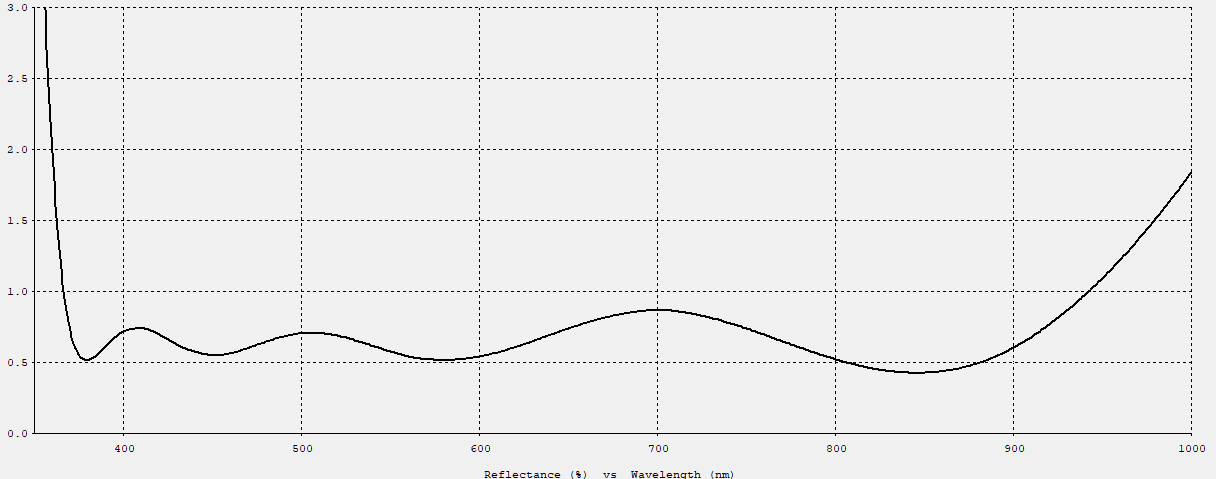
#> input picture assets/transmission/transmission.png, 1216 x 479 px
$ python extract_spectrum.py
#> lines starting #> are read from the running program, lines starting #| are printed output that depends on the picture
#!/usr/bin/env python
"""
Extract transmission spectrum data from a plot image.
This script digitizes the transmission.png plot and saves the values to an ASCII file.
"""

import numpy as np
import cv2
from scipy.ndimage import median_filter
import os


def extract_spectrum_from_image(image_path, output_path):
    """
    Extract spectrum data from a plot image.

    Parameters:
    -----------
    image_path : str
        Path to the input image
    output_path : str
        Path to save the ASCII output file
    """
#> called with image_path = 'assets/transmission/transmission.png', output_path = 'assets/transmission/transmission.txt'
    # Read the image
    img = cv2.imread(image_path)
#> img is the input picture: shape (479, 1216, 3); mean B, G, R 235.6, 235.6, 235.6
    if img is None:
        raise FileNotFoundError(f"Could not read image: {image_path}")

    # Get image dimensions
    height, width = img.shape[:2]
#> height = 479; width = 1216
    print(f"Image size: {width} x {height}")
#| Image size: 1216 x 479

    # Convert to grayscale
    gray = cv2.cvtColor(img, cv2.COLOR_BGR2GRAY)

    # Define the plot area (excluding axis labels)
    # These margins work for typical matplotlib plots
    plot_left = int(width * 0.08)
#> plot_left = 97
    plot_right = int(width * 0.98)
#> plot_right = 1191
    plot_top = int(height * 0.05)
#> plot_top = 23
    plot_bottom = int(height * 0.85)
#> plot_bottom = 407

    # Extract the plot region
    plot_gray = gray[plot_top:plot_bottom, plot_left:plot_right]
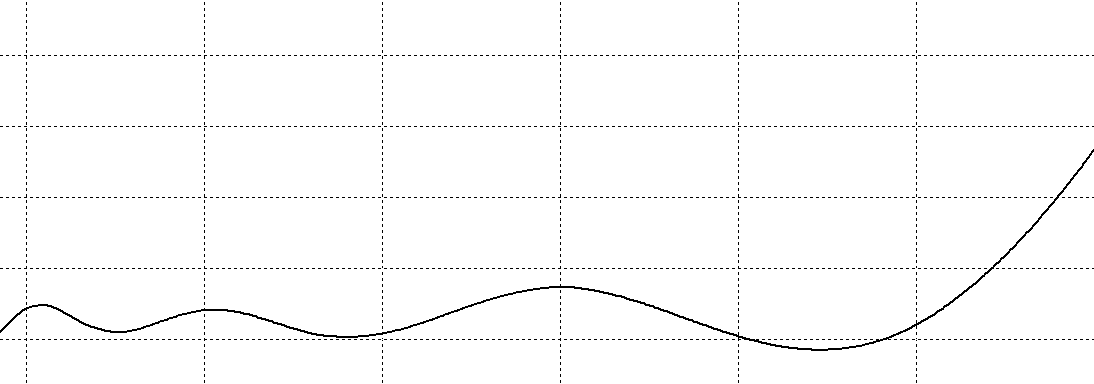
#> plot_gray: shape (384, 1094); values 0 (black) and 240 (white), 98.5% white; black in thin lines or dots
    plot_height, plot_width = plot_gray.shape
#> plot_height = 384; plot_width = 1094

    print(f"Plot area: {plot_width} x {plot_height}")
#| Plot area: 1094 x 384

    # Method: For each column, find the darkest pixel(s)
    # Handle multiple lines by tracking continuity
    x_values = []
    y_values = []

    for x in range(plot_width):
        column = plot_gray[:, x]

        # Find the darkest point(s)
        min_val = np.min(column)

        # Only consider if there's a clear dark feature (line drawn)
        if min_val < 150:
            # Find all pixels within some threshold of the minimum
            dark_mask = column < min_val + 20
            dark_pixels = np.where(dark_mask)[0]

            if len(dark_pixels) > 0:
                # Check if there are multiple distinct clusters (multiple lines)
                if len(dark_pixels) > 1:
                    diffs = np.diff(dark_pixels)
                    gaps = np.where(diffs > 10)[0]

                    if len(gaps) > 0:
                        # Multiple clusters - split and choose best one
                        clusters = np.split(dark_pixels, gaps + 1)

                        if len(y_values) > 0:
                            # Choose cluster closest to last point (continuity)
                            last_y = y_values[-1]
                            best_cluster = min(clusters, key=lambda c: abs(np.mean(c) - last_y))
                        else:
                            # Start with upper cluster (smaller y = higher position)
                            best_cluster = min(clusters, key=lambda c: np.mean(c))

                        y_pos = np.mean(best_cluster)
                    else:
                        y_pos = np.mean(dark_pixels)
                else:
                    y_pos = dark_pixels[0]

                x_values.append(x)
                y_values.append(y_pos)
#> this loop made 1094 passes
#> (diffs, gaps, clusters, last_y, best_cluster, y_pos) on passes 2 to 3: ([71, 71, 71, 61, 1, 1, 8], [0, 1, 2, 3], [[55], [126], [197], [268], [329, 330, 331, 339]], 55, [55], 55), ([71, 71, 71, 60, 1, 1, 9], [0, 1, 2, 3], [[55], [126], [197], [268], [328, 329, 330, 339]], 55, [55], 55)
#> (diffs, gaps, clusters, last_y, y_pos) on passes 7, 8, 9, 13, 14, 15: ([71, 71, 71, 56, 1, 1, 13], [0, 1, 2, 3, 6], [[55], [126], [197], [268], [324, 325, 326], [339]], 326, 325), ([71, 71, 71, 55, 1, 1, 14], [0, 1, 2, 3, 6], [[55], [126], [197], [268], [323, 324, 325], [339]], 325, 324), ([71, 71, 71, 54, 1, 1, 15], [0, 1, 2, 3, 6], [[55], [126], [197], [268], [322, 323, 324], [339]], 324, 323), ([71, 71, 71, 50, 1, 1, 19], [0, 1, 2, 3, 6], [[55], [126], [197], [268], [318, 319, 320], [339]], 320, 319), ([71, 71, 71, 49, 1, 1, 20], [0, 1, 2, 3, 6], [[55], [126], [197], [268], [317, 318, 319], [339]], 319, 318), ([71, 71, 71, 48, 1, 1, 21], [0, 1, 2, 3, 6], [[55], [126], [197], [268], [316, 317, 318], [339]], 318, 317)
#> after the loop, x_values = 1094 values from 0 to 1093; y_values = 1094 values, max 349.5 at index 813, min 55 at index 0, mean 306.7

    x_values = np.array(x_values)
    y_values = np.array(y_values)

    print(f"Extracted {len(x_values)} raw points")
#| Extracted 1094 raw points

    # Apply smoothing to remove noise - but be less aggressive
    if len(y_values) > 20:
        y_smooth = median_filter(y_values, size=5)
#> y_smooth = 1094 values, max 349.5 at index 813, min 55 at index 0, mean 307.1

        # Remove extreme outliers only
        diff = np.abs(y_values - y_smooth)
#> diff = 1094 values, max 142.7 at index 382, min 0 at index 0, mean 0.531
        median_diff = np.median(diff)
#> median_diff = 0
        if median_diff > 0:
            threshold = 10 * median_diff  # More permissive
            good = diff < threshold

            # Only apply if we keep enough points
            if np.sum(good) > len(x_values) * 0.5:
                x_values = x_values[good]
                y_values = y_values[good]
                print(f"After cleaning: {len(x_values)} points")

    if len(x_values) == 0:
        raise ValueError("No valid data points extracted from image")

    # Normalize coordinates
    x_normalized = x_values / plot_width
#> x_normalized = 1094 values from 0 to 0.999
    # Invert y (image y=0 is top, but we want transmission increasing upward)
    y_normalized = 1.0 - (y_values / plot_height)
#> y_normalized = 1094 values, max 0.857 at index 0, min 0.0898 at index 813, mean 0.201

    print(f"Value ranges:")
    print(f"  X (normalized): {x_normalized.min():.4f} to {x_normalized.max():.4f}")
#|   X (normalized): 0.0000 to 0.9991
    print(f"  Y (normalized): {y_normalized.min():.4f} to {y_normalized.max():.4f}")
#|   Y (normalized): 0.0898 to 0.8568

    # Save to ASCII file
    header = """# Transmission spectrum extracted from transmission.png
# Columns: pixel_x, pixel_y, x_normalized, y_normalized
# Note: x_normalized and y_normalized are in range [0, 1]
# The actual wavelength/frequency and transmission values depend on the original plot axes
# Modify the ranges in the script if you know the actual axis values
#
# pixel_x    pixel_y    x_normalized    y_normalized(transmission)
"""

    with open(output_path, 'w') as f:
        f.write(header)
        for i in range(len(x_values)):
            f.write(f"{x_values[i]:8.1f}  {y_values[i]:8.1f}  {x_normalized[i]:.6f}  {y_normalized[i]:.6f}\n")

    print(f"\nData saved to: {output_path}")
    print(f"Extracted {len(x_values)} data points")
#| Extracted 1094 data points

    return x_normalized, y_normalized


if __name__ == "__main__":
    script_dir = os.path.dirname(os.path.abspath(__file__))
    image_path = os.path.join(script_dir, "transmission.png")
    output_path = os.path.join(script_dir, "transmission.txt")

    x, y = extract_spectrum_from_image(image_path, output_path)
#> x = 1094 values from 0 to 0.999; y has the same summary as y_normalized in extract_spectrum_from_image

$ run again, with assets/transmission/emccd_QE.png copied over assets/transmission/transmission.png
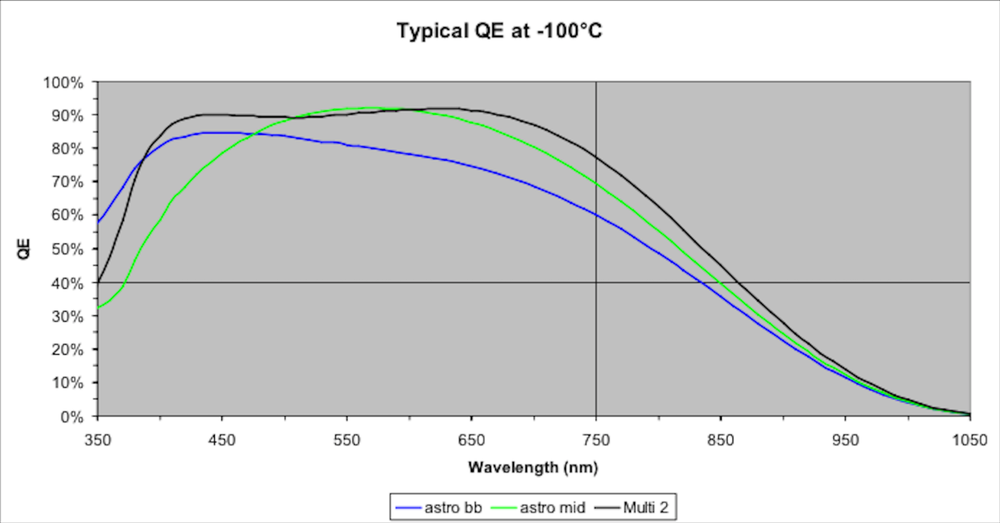
#> input picture assets/transmission/emccd_QE.png, 1000 x 523 px, shrunk from 2180 x 1140 before the run
#> in extract_spectrum_from_image, img is the input picture: shape (523, 1000, 3); mean B, G, R 214.4, 214.5, 213.5
#| Image size: 1000 x 523
#> in extract_spectrum_from_image, `plot_gray = gray[plot_top:plot_bottom, plot_left:plot_right]`:
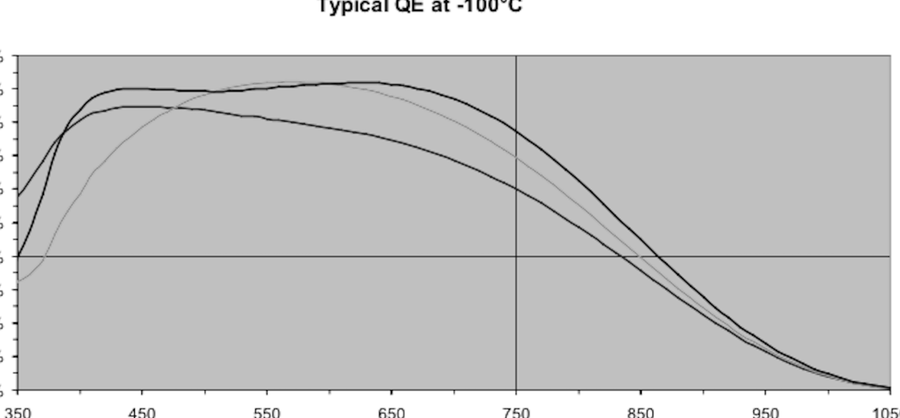
#> plot_gray: shape (418, 900); min 0, max 255, mean 201
#| Plot area: 900 x 418
#> the loop in extract_spectrum_from_image, `for x in range(plot_width):` made 900 passes
#> (min_val, diffs, gaps, clusters, last_y, best_cluster, y_pos) on passes 14, 15, 16, 17, 86: (42, [67], [0], [[155], [222]], 415.5, [222], 222), (0, [67, 101, 33], [0, 1, 2], [[155], [222], [323], [356]], 222, [222], 222), (0, [168, 33], [0, 1], [[155], [323], [356]], 222, [155], 155), (0, [67, 101, 33], [0, 1, 2], [[155], [222], [323], [356]], 155, [155], 155), (15, [13], [0], [[103], [116]], 104.5, [103], 103)
#> after the loop in extract_spectrum_from_image, `for x in range(plot_width):`: x_values = 896 values from 0 to 897; y_values = 896 values, max 417 at index 3, min 0 at index 465, mean 179.8
#| Extracted 896 raw points
#> y_smooth = 896 values, max 415 at index 894, min 2.67 at index 434, mean 179.1
#> diff = 896 values, max 306 at index 390, min 0 at index 0, mean 1.9
#> median_diff = 0
#> x_normalized = 896 values from 0 to 0.997
#> y_normalized = 896 values, max 1 at index 465, min 0.00239 at index 3, mean 0.57
#|   X (normalized): 0.0000 to 0.9967
#|   Y (normalized): 0.0024 to 1.0000
#| Extracted 896 data points
#> x = 896 values from 0 to 0.997; y has the same summary as y_normalized in extract_spectrum_from_image

$ run again, with assets/transmission/image006.png copied over assets/transmission/transmission.png
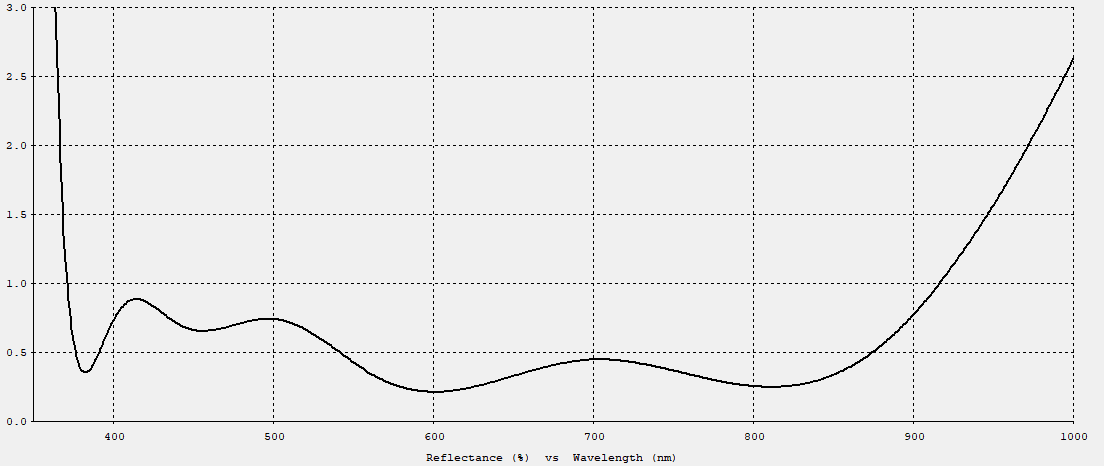
#> input picture assets/transmission/image006.png, 1104 x 466 px
#> in extract_spectrum_from_image, img is the input picture: shape (466, 1104, 3); mean B, G, R 235.3, 235.2, 235.3
#| Image size: 1104 x 466
#> in extract_spectrum_from_image, `plot_gray = gray[plot_top:plot_bottom, plot_left:plot_right]`:
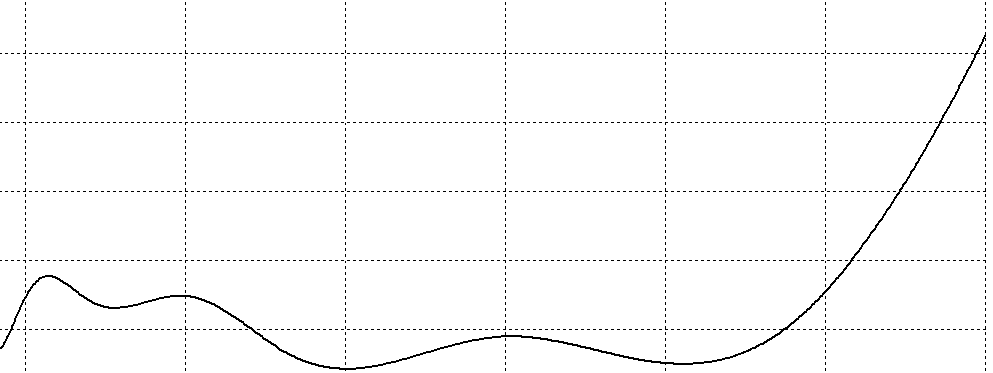
#> plot_gray: shape (373, 993); values 0 (black) and 240 (white), 98.3% white; black in thin lines or dots
#| Plot area: 993 x 373
#> the loop in extract_spectrum_from_image, `for x in range(plot_width):` made 993 passes
#> (diffs, gaps, clusters, last_y, best_cluster, y_pos) on pass 2: ([69, 69, 69, 69, 17, 1, 1], [0, 1, 2, 3, 4], [[53], [122], [191], [260], [329], [346, 347, 348]], 53, [53], 53)
#> after the loop in extract_spectrum_from_image, `for x in range(plot_width):`: x_values = 986 values from 0 to 985; y_values = 986 values, max 368.5 at index 340, min 36.5 at index 984, mean 306.5
#| Extracted 986 raw points
#> y_smooth = 986 values, max 368.5 at index 340, min 39 at index 985, mean 306.9
#> diff = 986 values, max 182.6 at index 345, min 0 at index 0, mean 0.761
#> median_diff = 0
#> x_normalized = 986 values from 0 to 0.992
#> y_normalized = 986 values, max 0.902 at index 984, min 0.0121 at index 340, mean 0.178
#|   X (normalized): 0.0000 to 0.9919
#|   Y (normalized): 0.0121 to 0.9021
#| Extracted 986 data points
#> x = 986 values from 0 to 0.992; y has the same summary as y_normalized in extract_spectrum_from_image

$ run again, with assets/transmission/spectrum.png copied over assets/transmission/transmission.png
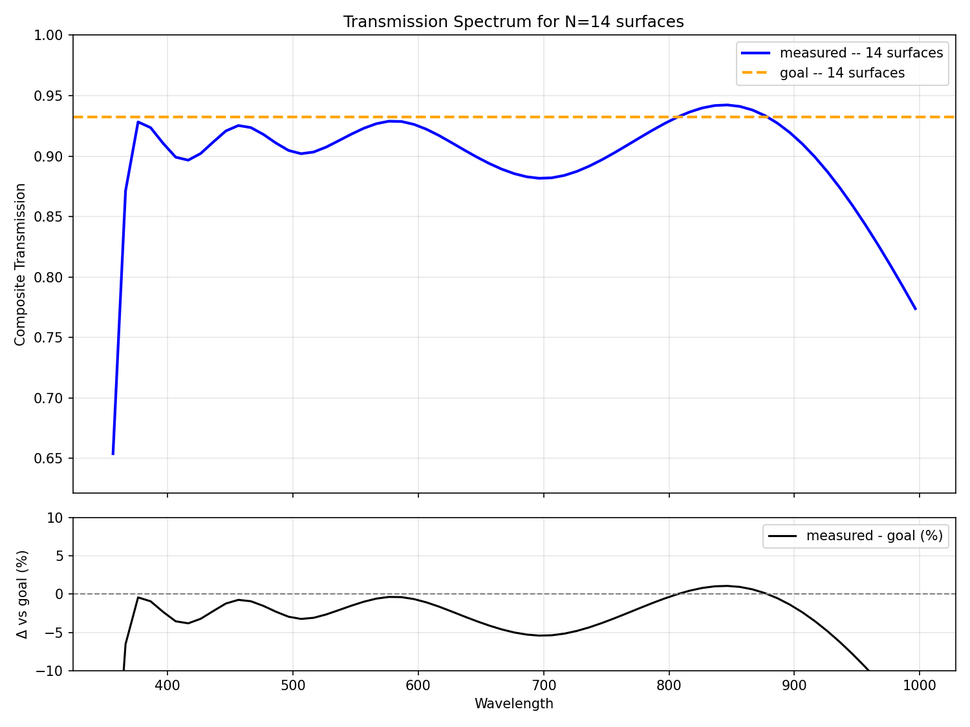
#> input picture assets/transmission/spectrum.png, 970 x 727 px, shrunk from 1500 x 1125 before the run
#> in extract_spectrum_from_image, img is the input picture: shape (727, 970, 3); mean B, G, R 249.1, 248.2, 248.5
#| Image size: 970 x 727
#> in extract_spectrum_from_image, `plot_gray = gray[plot_top:plot_bottom, plot_left:plot_right]`:
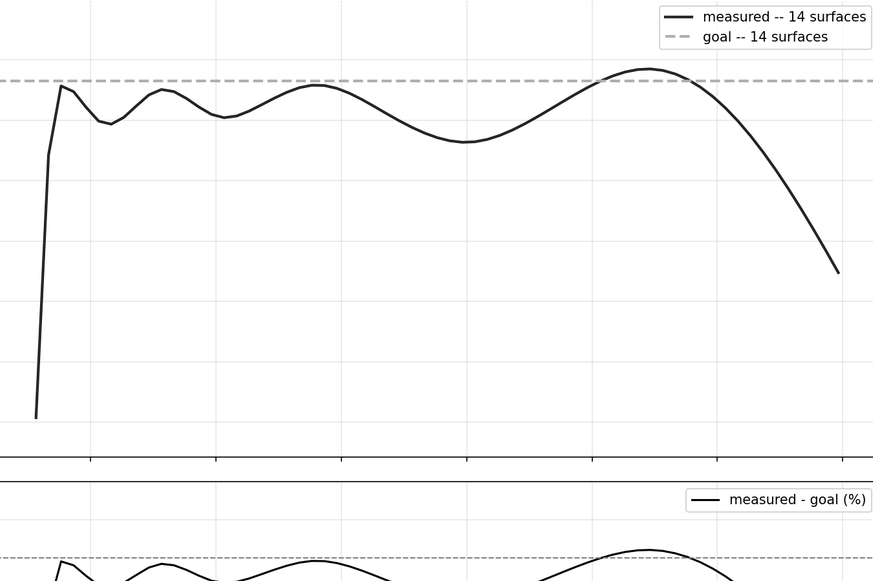
#> plot_gray: shape (581, 873); min 0, max 255, mean 250
#| Plot area: 873 x 581
#> the loop in extract_spectrum_from_image, `for x in range(plot_width):` made 873 passes
#> (min_val, diffs, gaps, clusters, last_y, best_cluster, y_pos) on passes 36, 50, 51: (29, [1, 1, 1, 1, 1, 1, 1, 63], [7], [[411, 412, 413, 414, 415, 416, 417, 418], [481]], 481, [481], 481), (29, [1, 1, 1, 1, 1, 1, 1, 1, 328], [8], [[145, 146, 147, 148, 149, 150, 151, 152, 153], [481]], 481, [481], 481), (29, [1, 1, 1, 1, 1, 1, 1, 1, 333], [8], [[140, 141, 142, 143, 144, 145, 146, 147, 148], [481]], 481, [481], 481)
#> after the loop in extract_spectrum_from_image, `for x in range(plot_width):`: x_values = 873 values from 0 to 872; y_values = 873 values, max 580 at index 55, min 14 at index 756, mean 497.5
#| Extracted 873 raw points
#> y_smooth = 873 values, max 580 at index 210, min 14 at index 847, mean 498.7
#> diff = 873 values, max 467.5 at index 821, min 0 at index 0, mean 9.44
#> median_diff = 0
#> x_normalized = 873 values from 0 to 0.999
#> y_normalized = 873 values, max 0.976 at index 756, min 0.00172 at index 55, mean 0.144
#|   X (normalized): 0.0000 to 0.9989
#|   Y (normalized): 0.0017 to 0.9759
#| Extracted 873 data points
#> x = 873 values from 0 to 0.999; y has the same summary as y_normalized in extract_spectrum_from_image
